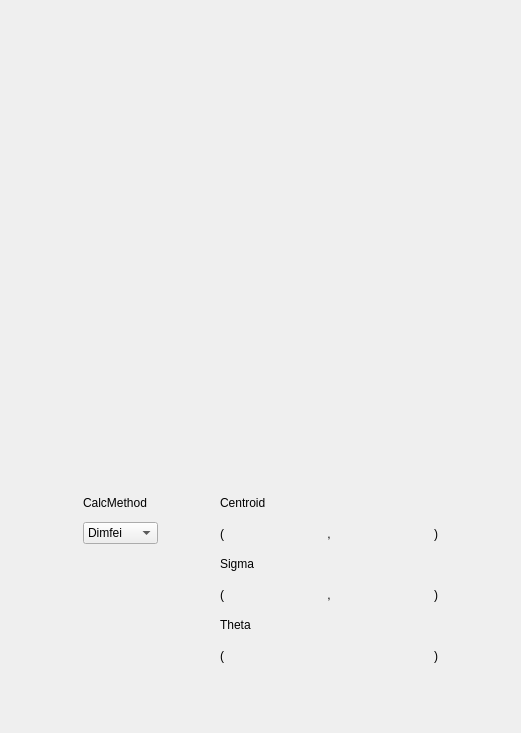
     <widget class="QWidget" name="Scrn42">
      <attribute name="title">
       <string>Scrn 4.2</string>
      </attribute>
      <layout class="QVBoxLayout" name="verticalLayout_16">
       <item>
        <spacer name="verticalSpacer_13">
         <property name="orientation">
          <enum>Qt::Vertical</enum>
         </property>
         <property name="sizeHint" stdset="0">
          <size>
           <width>20</width>
           <height>40</height>
          </size>
         </property>
        </spacer>
       </item>
       <item>
        <widget class="QWidget" name="widget_Scrn42" native="true">
         <property name="minimumSize">
          <size>
           <width>0</width>
           <height>0</height>
          </size>
         </property>
         <layout class="QGridLayout" name="gridLayout_7">
          <property name="leftMargin">
           <number>0</number>
          </property>
          <property name="topMargin">
           <number>0</number>
          </property>
          <property name="rightMargin">
           <number>0</number>
          </property>
          <property name="bottomMargin">
           <number>0</number>
          </property>
          <item row="2" column="0" rowspan="2" colspan="2">
           <widget class="QWidget" name="widget_Calculations_Scrn42" native="true">
            <layout class="QGridLayout" name="gridLayout_72">
             <property name="horizontalSpacing">
              <number>0</number>
             </property>
             <item row="1" column="7">
              <widget class="QFrame" name="frame_CentroidY_Scrn42">
               <property name="minimumSize">
                <size>
                 <width>100</width>
                 <height>35</height>
                </size>
               </property>
               <property name="frameShape">
                <enum>QFrame::NoFrame</enum>
               </property>
               <property name="frameShadow">
                <enum>QFrame::Raised</enum>
               </property>
               <widget class="PyDMLabel" name="PyDMLabel_CenterYDimfei_Scrn42">
                <property name="geometry">
                 <rect>
                  <x>10</x>
                  <y>10</y>
                  <width>80</width>
                  <height>18</height>
                 </rect>
                </property>
                <property name="toolTip">
                 <string/>
                </property>
                <property name="whatsThis">
                 <string/>
                </property>
               </widget>
               <widget class="PyDMLabel" name="PyDMLabel_CenterYNDStats_Scrn42">
                <property name="geometry">
                 <rect>
                  <x>10</x>
                  <y>10</y>
                  <width>80</width>
                  <height>18</height>
                 </rect>
                </property>
                <property name="toolTip">
                 <string/>
                </property>
                <property name="whatsThis">
                 <string/>
                </property>
               </widget>
              </widget>
             </item>
             <item row="1" column="3">
              <widget class="QLabel" name="label_1_48">
               <property name="styleSheet">
                <string notr="true">font: 14pt &quot;Ubuntu&quot;;</string>
               </property>
               <property name="text">
                <string>(</string>
               </property>
              </widget>
             </item>
             <item row="1" column="8">
              <widget class="QLabel" name="label_1_49">
               <property name="styleSheet">
                <string notr="true">font: 14pt &quot;Ubuntu&quot;;</string>
               </property>
               <property name="text">
                <string>)</string>
               </property>
              </widget>
             </item>
             <item row="1" column="4">
              <widget class="QFrame" name="frame_CentroidX_Scrn42">
               <property name="minimumSize">
                <size>
                 <width>100</width>
                 <height>35</height>
                </size>
               </property>
               <property name="frameShape">
                <enum>QFrame::NoFrame</enum>
               </property>
               <property name="frameShadow">
                <enum>QFrame::Raised</enum>
               </property>
               <widget class="PyDMLabel" name="PyDMLabel_CenterXNDStats_Scrn42">
                <property name="geometry">
                 <rect>
                  <x>10</x>
                  <y>10</y>
                  <width>80</width>
                  <height>18</height>
                 </rect>
                </property>
                <property name="toolTip">
                 <string/>
                </property>
                <property name="whatsThis">
                 <string/>
                </property>
               </widget>
               <widget class="PyDMLabel" name="PyDMLabel_CenterXDimfei_Scrn42">
                <property name="geometry">
                 <rect>
                  <x>10</x>
                  <y>10</y>
                  <width>80</width>
                  <height>18</height>
                 </rect>
                </property>
                <property name="toolTip">
                 <string/>
                </property>
                <property name="whatsThis">
                 <string/>
                </property>
               </widget>
              </widget>
             </item>
             <item row="3" column="4">
              <widget class="QFrame" name="frame_SigmaX_Scrn42">
               <property name="minimumSize">
                <size>
                 <width>100</width>
                 <height>35</height>
                </size>
               </property>
               <property name="frameShape">
                <enum>QFrame::NoFrame</enum>
               </property>
               <property name="frameShadow">
                <enum>QFrame::Raised</enum>
               </property>
               <widget class="PyDMLabel" name="PyDMLabel_SigmaXNDStats_Scrn42">
                <property name="geometry">
                 <rect>
                  <x>10</x>
                  <y>10</y>
                  <width>80</width>
                  <height>18</height>
                 </rect>
                </property>
                <property name="toolTip">
                 <string/>
                </property>
                <property name="whatsThis">
                 <string/>
                </property>
               </widget>
               <widget class="PyDMLabel" name="PyDMLabel_SigmaXDimfei_Scrn42">
                <property name="geometry">
                 <rect>
                  <x>10</x>
                  <y>10</y>
                  <width>80</width>
                  <height>18</height>
                 </rect>
                </property>
                <property name="toolTip">
                 <string/>
                </property>
                <property name="whatsThis">
                 <string/>
                </property>
               </widget>
              </widget>
             </item>
             <item row="3" column="6">
              <widget class="QLabel" name="label_1_50">
               <property name="styleSheet">
                <string notr="true">font: 14pt &quot;Ubuntu&quot;;</string>
               </property>
               <property name="text">
                <string> , </string>
               </property>
              </widget>
             </item>
             <item row="3" column="7">
              <widget class="QFrame" name="frame_SigmaY_Scrn42">
               <property name="minimumSize">
                <size>
                 <width>100</width>
                 <height>35</height>
                </size>
               </property>
               <property name="frameShape">
                <enum>QFrame::NoFrame</enum>
               </property>
               <property name="frameShadow">
                <enum>QFrame::Raised</enum>
               </property>
               <widget class="PyDMLabel" name="PyDMLabel_SigmaYNDStats_Scrn42">
                <property name="geometry">
                 <rect>
                  <x>10</x>
                  <y>10</y>
                  <width>80</width>
                  <height>18</height>
                 </rect>
                </property>
                <property name="toolTip">
                 <string/>
                </property>
                <property name="whatsThis">
                 <string/>
                </property>
               </widget>
               <widget class="PyDMLabel" name="PyDMLabel_SigmaYDimfei_Scrn42">
                <property name="geometry">
                 <rect>
                  <x>10</x>
                  <y>10</y>
                  <width>80</width>
                  <height>18</height>
                 </rect>
                </property>
                <property name="toolTip">
                 <string/>
                </property>
                <property name="whatsThis">
                 <string/>
                </property>
               </widget>
              </widget>
             </item>
             <item row="5" column="4" colspan="4">
              <widget class="QFrame" name="frame_Orientation_Scrn42">
               <property name="minimumSize">
                <size>
                 <width>100</width>
                 <height>35</height>
                </size>
               </property>
               <property name="frameShape">
                <enum>QFrame::NoFrame</enum>
               </property>
               <property name="frameShadow">
                <enum>QFrame::Raised</enum>
               </property>
               <widget class="PyDMLabel" name="PyDMLabel_ThetaNDStats_Scrn42">
                <property name="geometry">
                 <rect>
                  <x>80</x>
                  <y>10</y>
                  <width>80</width>
                  <height>18</height>
                 </rect>
                </property>
                <property name="toolTip">
                 <string/>
                </property>
                <property name="whatsThis">
                 <string/>
                </property>
                <property name="alignment">
                 <set>Qt::AlignCenter</set>
                </property>
               </widget>
               <widget class="PyDMLabel" name="PyDMLabel_ThetaDimfei_Scrn42">
                <property name="geometry">
                 <rect>
                  <x>80</x>
                  <y>10</y>
                  <width>80</width>
                  <height>18</height>
                 </rect>
                </property>
                <property name="toolTip">
                 <string/>
                </property>
                <property name="whatsThis">
                 <string/>
                </property>
                <property name="alignment">
                 <set>Qt::AlignCenter</set>
                </property>
               </widget>
              </widget>
             </item>
             <item row="4" column="3" colspan="6">
              <widget class="QLabel" name="label_Theta_Scrn42">
               <property name="text">
                <string>Theta</string>
               </property>
              </widget>
             </item>
             <item row="1" column="6">
              <widget class="QLabel" name="label_1_44">
               <property name="styleSheet">
                <string notr="true">font: 14pt &quot;Ubuntu&quot;;</string>
               </property>
               <property name="text">
                <string> , </string>
               </property>
              </widget>
             </item>
             <item row="0" column="3" colspan="6">
              <widget class="QLabel" name="label_Centroid_Scrn42">
               <property name="text">
                <string>Centroid</string>
               </property>
              </widget>
             </item>
             <item row="3" column="3">
              <widget class="QLabel" name="label_1_46">
               <property name="styleSheet">
                <string notr="true">font: 14pt &quot;Ubuntu&quot;;</string>
               </property>
               <property name="text">
                <string>(</string>
               </property>
              </widget>
             </item>
             <item row="5" column="8">
              <widget class="QLabel" name="label_1_43">
               <property name="styleSheet">
                <string notr="true">font: 14pt &quot;Ubuntu&quot;;</string>
               </property>
               <property name="text">
                <string>)</string>
               </property>
              </widget>
             </item>
             <item row="1" column="1">
              <widget class="PyDMEnumComboBox" name="PyDMEnumComboBox_CalcMethod_Scrn42">
               <property name="enabled">
                <bool>true</bool>
               </property>
               <property name="sizePolicy">
                <sizepolicy hsizetype="Preferred" vsizetype="Maximum">
                 <horstretch>0</horstretch>
                 <verstretch>0</verstretch>
                </sizepolicy>
               </property>
               <property name="toolTip">
                <string/>
               </property>
               <property name="whatsThis">
                <string/>
               </property>
               <item>
                <property name="text">
                 <string>Dimfei</string>
                </property>
               </item>
               <item>
                <property name="text">
                 <string>NDStats</string>
                </property>
               </item>
              </widget>
             </item>
             <item row="3" column="8">
              <widget class="QLabel" name="label_1_45">
               <property name="styleSheet">
                <string notr="true">font: 14pt &quot;Ubuntu&quot;;</string>
               </property>
               <property name="text">
                <string>)</string>
               </property>
              </widget>
             </item>
             <item row="5" column="3">
              <widget class="QLabel" name="label_1_47">
               <property name="styleSheet">
                <string notr="true">font: 14pt &quot;Ubuntu&quot;;</string>
               </property>
               <property name="text">
                <string>(</string>
               </property>
              </widget>
             </item>
             <item row="2" column="3" colspan="6">
              <widget class="QLabel" name="label_Sigma_Scrn42">
               <property name="text">
                <string>Sigma</string>
               </property>
              </widget>
             </item>
             <item row="0" column="1">
              <widget class="QLabel" name="label_CalcMethod_Scrn42">
               <property name="text">
                <string>CalcMethod</string>
               </property>
              </widget>
             </item>
             <item row="1" column="9">
              <spacer name="horizontalSpacer_15">
               <property name="orientation">
                <enum>Qt::Horizontal</enum>
               </property>
               <property name="sizeHint" stdset="0">
                <size>
                 <width>40</width>
                 <height>20</height>
                </size>
               </property>
              </spacer>
             </item>
             <item row="1" column="2">
              <spacer name="horizontalSpacer_16">
               <property name="orientation">
                <enum>Qt::Horizontal</enum>
               </property>
               <property name="sizeHint" stdset="0">
                <size>
                 <width>40</width>
                 <height>20</height>
                </size>
               </property>
              </spacer>
             </item>
             <item row="1" column="0">
              <spacer name="horizontalSpacer_17">
               <property name="orientation">
                <enum>Qt::Horizontal</enum>
               </property>
               <property name="sizeHint" stdset="0">
                <size>
                 <width>40</width>
                 <height>20</height>
                </size>
               </property>
              </spacer>
             </item>
            </layout>
           </widget>
          </item>
          <item row="0" column="0" colspan="2">
           <widget class="PyDMImageView" name="PyDMImageView_Scrn42">
            <property name="minimumSize">
             <size>
              <width>499</width>
              <height>390</height>
             </size>
            </property>
            <property name="maximumSize">
             <size>
              <width>499</width>
              <height>390</height>
             </size>
            </property>
            <property name="toolTip">
             <string/>
            </property>
            <property name="whatsThis">
             <string/>
            </property>
            <property name="imageChannel" stdset="0">
             <string>ca://TS-04:DI-Scrn-2:&amp;&amp;dataarray$$</string>
            </property>
            <property name="widthChannel" stdset="0">
             <string>ca://TS-04:DI-Scrn-2:$$width$$</string>
            </property>
           </widget>
          </item>
          <item row="1" column="0" colspan="2">
           <spacer name="verticalSpacer_14">
            <property name="orientation">
             <enum>Qt::Vertical</enum>
            </property>
            <property name="sizeHint" stdset="0">
             <size>
              <width>20</width>
              <height>40</height>
             </size>
            </property>
           </spacer>
          </item>
         </layout>
        </widget>
       </item>
       <item>
        <spacer name="verticalSpacer_15">
         <property name="orientation">
          <enum>Qt::Vertical</enum>
         </property>
         <property name="sizeHint" stdset="0">
          <size>
           <width>20</width>
           <height>40</height>
          </size>
         </property>
        </spacer>
       </item>
      </layout>
     </widget>
